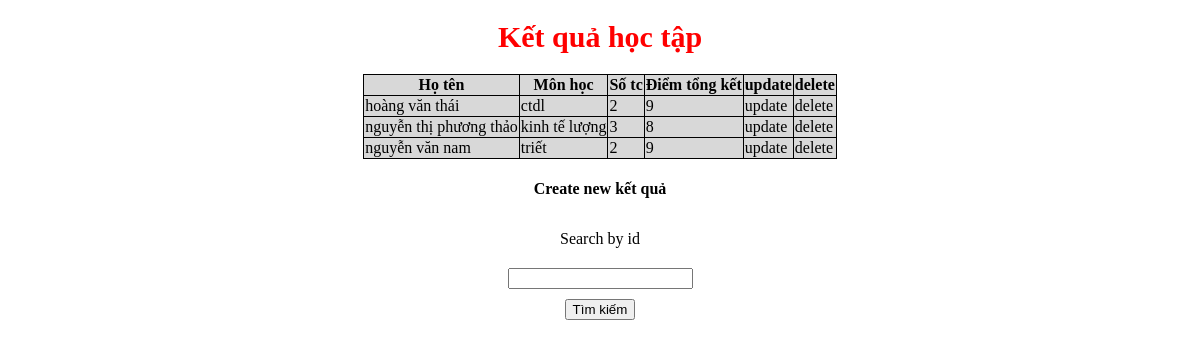
The app's page /ketqua/ with its own data.
### app_sinhvien/models.py (models this page shows, shortened)
class ketqua_ht(models.Model):
    hoten=models.CharField(max_length=100,null=False,blank=False)
    tenmonhoc=models.CharField(max_length=100,null=False,blank=False)
    sotinchhi=models.IntegerField()
    diem=models.IntegerField()

### app_sinhvien/views.py (the view)
# urls.py: path('ketqua/',ketqua_list,name='ketqua'),
def ketqua_list(request):
    query=ketqua_ht.objects.all()
    kq_filter=thongtinfilters(request.GET,queryset=query)
    context={
        'form':kq_filter.form,
        'kq':kq_filter.qs,
    }
    return render(request,'app_sinhvien/ketqua.html',context)

### app_sinhvien/templates/app_sinhvien/ketqua.html (shortened to what this page needs)
<!DOCTYPE html>
<html lang="en">
<head>
</head>
<body>
<h1>Kết quả học tập</h1>
<center>
    <table id="head">
        <thead>
            <tr>
                <th>Họ tên</th>
                <th>Môn học</th>
                <th>Số tc</th>
                <th>Điểm tổng kết</th>
                <th>update</th>
                <th> delete</th>
            </tr>
        </thead>
        <tbody>
            {% for item in kq %}
            <tr>
                <td>{{item.hoten}}</td>
                <td>{{item.tenmonhoc}}</td>
                <td>{{item.sotinchhi}}</td>
                <td>{{item.diem}}</td>
                <td><a href="{% url "update_kq" item.id%}">update</a></td>
                <td><a href="{% url "delete_kq" item.id%}">delete</a></td>
            </tr>
            {% endfor %}
        </tbody>
    </table>
    <h4><a href="{% url "create_kq" %}">Create new kết quả</a></h4>
        {% load widget_tweaks %}
    <form method="get">
        <div id="body">
            <li><label for="">Search by id</label></li>
            <li>{% render_field form.hoten class="form-control" %}</li>
        </div>
    <button class="btn btn-primary btn-lg btn-block" type="submit">Tìm kiếm</button>
</form>
</center>
</body>
</html>

### app_sinhvien/templates/app_sinhvien/ketqua.html (style rules this page uses)
h1 { color:red; font-size:30px; text-align:center; }
a { color: black; text-decoration: none; }
table,th,td { border:1px solid black; border-collapse:collapse; background: #D8D8D8; }
#body li { padding:10px 0px; list-style:none; }

### records on screen
ketqua_ht: hoten "hoàng văn thái", tenmonhoc "ctdl", sotinchhi "2", diem "9"
ketqua_ht: hoten "nguyễn thị phương thảo", tenmonhoc "kinh tế lượng", sotinchhi "3", diem "8"
ketqua_ht: hoten "nguyễn văn nam", tenmonhoc "triết", sotinchhi "2", diem "9"
